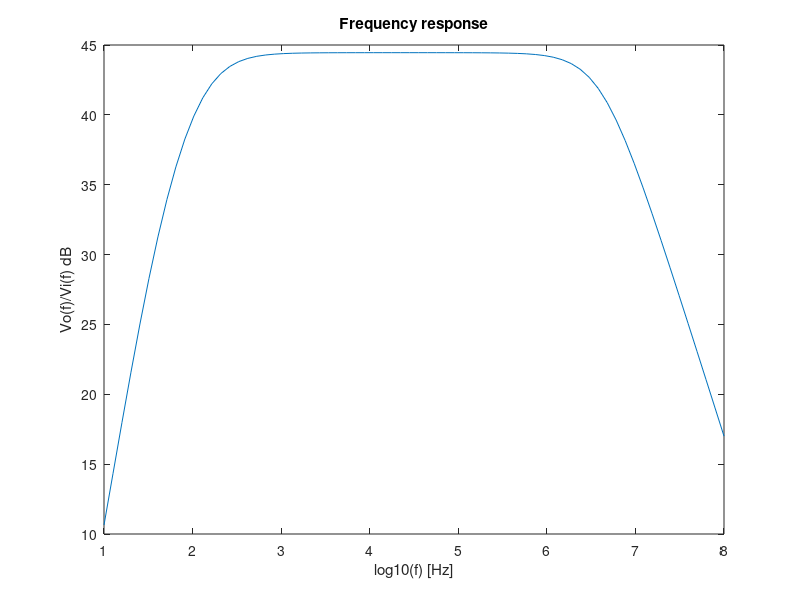

Recreate this plot in MATLAB.
close all 
clear all

%gain stage

VT=25e-3;
BFN=178.7;
VAFN=69.7;
   
%resistance E
RE1=100;
   
%resistance c
RC1=1000;

%bias circuit
RB1=80000;
RB2=20000;
   
VBEON=0.7;
VCC=12;
%source resistance
RS=100;

RB=1/(1/RB1+1/RB2)
VEQ=RB2/(RB1+RB2)*VCC
IB1=(VEQ-VBEON)/(RB+(1+BFN)*RE1)
IC1=BFN*IB1
IE1=(1+BFN)*IB1
VE1=RE1*IE1
VO1=VCC-RC1*IC1
VCE=VO1-VE1

gm1=IC1/VT
rpi1=BFN/gm1
ro1=VAFN/IC1

RSB=RB*RS/(RB+RS)

%gain sem o condensador perto de RE
%AV1 = RSB/RS * RC1*(RE1-gm1*rpi1*ro1)/((ro1+RC1+RE1)*(RSB+rpi1+RE1)+gm1*RE1*ro1*rpi1 - RE1^2)
%AV1simple = RB/(RB+RS) * gm1*RC1/(1+gm1*RE1)
%AVIsimple_DB = 20*log10(abs(AV1simple))

%RE1=0
%AV1 = RSB/RS * RC1*(RE1-gm1*rpi1*ro1)/((ro1+RC1+RE1)*(RSB+rpi1+RE1)+gm1*RE1*ro1*rpi1 - RE1^2)
%AVI_DB = 20*log10(abs(AV1))
%AV1simple =  - RSB/RS * gm1*RC1/(1+gm1*RE1)
%AVIsimple_DB = 20*log10(abs(AV1simple))

%RE1=100
%ZI1 = 1/(1/RB+1/(((ro1+RC1+RE1)*(rpi1+RE1)+gm1*RE1*ro1*rpi1 - RE1^2)/(ro1+RC1+RE1)))
%ZX = ro1*((RSB+rpi1)*RE1/(RSB+rpi1+RE1))/(1/(1/ro1+1/(rpi1+RSB)+1/RE1+gm1*rpi1/(rpi1+RSB)))
%ZX = ro1*(   1/RE1+1/(rpi1+RSB)+1/ro1+gm1*rpi1/(rpi1+RSB)  )/(   1/RE1+1/(rpi1+RSB) ) 
%ZO1 = 1/(1/ZX+1/RC1)

%RE1=0
AV1 = -gm1*(1/(1/ro1+1/RC1))*(1/(1/RB+1/rpi1))/((1/(1/RB+1/rpi1))+RS)
AVI_DB = 20*log10(abs(AV1))
ZI1 = 1/(1/RB+1/rpi1) 
ZO1 = 1/(1/ro1+1/RC1)

fcomem = fopen("emitter.tex", "w");
fprintf(fcomem, "Gain & %f \\\\ \n", AV1);
fprintf(fcomem, "\\hline\n");
fprintf(fcomem, "Input Impedance & %f \\\\ \n", ZI1);
fprintf(fcomem, "\\hline\n");
fprintf(fcomem, "Output Impedance & %f \\\\ \n", ZO1);
fprintf(fcomem, "\\hline\n");

fclose(fcomem);

%ouput stage
BFP = 227.3
VAFP = 37.2
RE2 = 100
VEBON = 0.7
VI2 = VO1
IE2 = (VCC-VEBON-VI2)/RE2
IC2 = BFP/(BFP+1)*IE2
IB2 = IC2/BFP
VO2 = VCC - RE2*IE2

gm2 = IC2/VT
go2 = IC2/VAFP
gpi2 = gm2/BFP
ge2 = 1/RE2

AV2 = (gm2+gpi2)/(gm2+gpi2+go2+ge2)
%ZI2 = (gm2+gpi2+go2+ge2)/gpi2/(gpi2+go2+ge2)
ZI2 = (gm2+gpi2+go2+ge2)/gpi2/(go2+ge2)
ZO2 = 1/(gm2+gpi2+go2+ge2)

fcomco = fopen("collector.tex", "w");
fprintf(fcomco, "Gain & %f \\\\ \n", AV2);
fprintf(fcomco, "\\hline\n");
fprintf(fcomco, "Input Impedance & %f \\\\ \n", ZI2);
fprintf(fcomco, "\\hline\n");
fprintf(fcomco, "Output Impedance & %f \\\\ \n", ZO2);
fprintf(fcomco, "\\hline\n");

fclose(fcomco);

%total
gB = 1/(1/gpi2+ZO1)
AV = (gB+gm2/gpi2*gB)/(gB+ge2+go2+gm2/gpi2*gB)*AV1
AV_DB = 20*log10(abs(AV))
ZI=ZI1
ZO=1/(go2+gm2/gpi2*gB+ge2+gB)

ftotal = fopen("total.tex", "w");
fprintf(ftotal, "Gain & %f \\\\ \n", AV);
fprintf(ftotal, "\\hline\n");
fprintf(ftotal, "Input Impedance & %f \\\\ \n", ZI);
fprintf(ftotal, "\\hline\n");
fprintf(ftotal, "Output Impedance & %f \\\\ \n", ZO);
fprintf(ftotal, "\\hline\n");

fclose(ftotal);

ft4 = fopen("ft4.tex", "w");
fprintf(ft4, "$V_{cc}$ (V) & %f \\\\ \n", VCC);
fprintf(ft4, "\\hline\n");
fprintf(ft4, "$V_{eq}$ (V) & %f \\\\ \n", VEQ);
fprintf(ft4, "\\hline\n");
fprintf(ft4, "$V_{B1}$ (V) & %f \\\\ \n", VEQ-RB*IB1);
fprintf(ft4, "\\hline\n");
fprintf(ft4, "$V_{C1}$ (V) & %f \\\\ \n", VO1);
fprintf(ft4, "\\hline\n");
fprintf(ft4, "$V_{E1}$ (V) & %f \\\\ \n", VE1);
fprintf(ft4, "\\hline\n");
fprintf(ft4, "$V_{E2}$ (V) & %f \\\\ \n", VO2);
fprintf(ft4, "\\hline\n");
fprintf(ft4, "$I_{B1}$ (mA) & %f \\\\ \n", IB1*1000);
fprintf(ft4, "\\hline\n");
fprintf(ft4, "$I_{R1}$ (mA) & %f \\\\ \n", IB1*1000*RB/RB1);
fprintf(ft4, "\\hline\n");
fprintf(ft4, "$I_{R2}$ (mA) & %f \\\\ \n", IB1*1000*RB/RB2);
fprintf(ft4, "\\hline\n");
%fprintf(ft4, "$I_{B1}$ (mA) & %f \\\\ \n", IB1*1000*RB/RB1+IB1*1000*RB/RB2);
%fprintf(ft4, "\\hline\n");
fprintf(ft4, "$I_{C1}$ (mA) & %f \\\\ \n", IC1*1000);
fprintf(ft4, "\\hline\n");
fprintf(ft4, "$I_{E1}$ (mA) & %f \\\\ \n", IE1*1000);
fprintf(ft4, "\\hline\n");
fprintf(ft4, "$I_{E2}$ (mA) & %f \\\\ \n", IE2*1000);
fprintf(ft4, "\\hline\n");
fprintf(ft4, "$I_{B2}$ (mA) & %f \\\\ \n", IB2*1000);
fprintf(ft4, "\\hline\n");
fprintf(ft4, "$I_{C2}$ (mA) & %f \\\\ \n", IC2*1000);
fprintf(ft4, "\\hline\n");

fclose(ft4);

w=linspace(log10(10), log10(100000000), 70);
w=2*pi*10 .^(w);
VV=linspace(log10(10), log10(100000000), 70);
Vin = 0.01*exp(-j*pi/2);

Rin = 100;
Cin = 0.000030;
CB = 0.000400;
CO = 0.000310;
RL = 8;
rpi2 = 1/gpi2;
ro2 = 1/go2;
Cpi = 0.000000000002;

for i=1:length(w)
  %printf("%f",w(i)/2/pi);
  A = [1,0,0,0,0,0;-1/(Rin+1/(j*w(i)*Cin)),1/RB1+1/RB2+1/rpi1+1/(Rin+1/(j*w(i)*Cin)),-1/rpi1,0,0,0;0,-1/rpi1-gm1,1/rpi1+gm1+1/RE1+j*w(i)*CB+1/ro1,-1/ro1,0,0;0,gm1,-gm1-1/ro1,1/ro1+1/RC1+1/rpi2,-1/rpi2,0;0,0,0,-1/rpi2-gm2,1/rpi2+gm2+1/ro2+1/RE2+j*w(i)*CO,-j*w(i)*CO;0,0,0,0,-j*w(i)*CO,j*w(i)*CO+1/RL];
  b = [Vin;0;0;0;0;0];
  c = A\b;
  VV(i) = abs(c(6)/Vin);
endfor

for i=1:length(w)
  %printf("%f",w(i)/2/pi);
  A = [1,0,0,0,0,0;-1/(Rin+1/(j*w(i)*Cin)),j*w(i)*Cpi+1/RB1+1/RB2+1/rpi1+j*w(i)*Cpi+1/(Rin+1/(j*w(i)*Cin)),-1/rpi1-j*w(i)*Cpi,-j*w(i)*Cpi,0,0;0,-1/rpi1-j*w(i)*Cpi-gm1,1/rpi1+j*w(i)*Cpi+gm1+1/RE1+j*w(i)*CB+1/ro1,-1/ro1,0,0;0,gm1-j*w(i)*Cpi,-gm1-1/ro1,2*j*w(i)*Cpi+1/ro1+1/RC1+1/rpi2+j*w(i)*Cpi,-1/rpi2-j*w(i)*Cpi,0;0,0,0,-1/rpi2-j*w(i)*Cpi-gm2,1/rpi2+j*w(i)*Cpi+gm2+1/ro2+1/RE2+j*w(i)*CO,-j*w(i)*CO;0,0,0,0,-j*w(i)*CO,j*w(i)*CO+1/RL];
  b = [Vin;0;0;0;0;0];
  c = A\b;
  VV(i) = abs(c(6)/Vin);
endfor

figure
plot (log10(w/2/pi), 20*log10(VV));
title("Frequency response")
xlabel ("log10(f) [Hz]");
ylabel ("Vo(f)/Vi(f) dB");
print ("Vo_Vi.eps", "-depsc");
